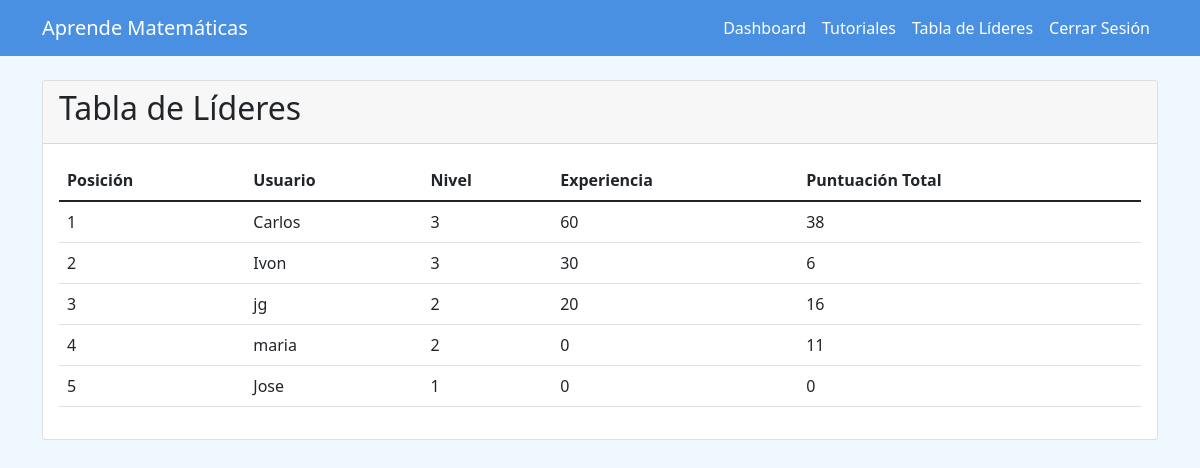
The app's page /leaderboard/ (signed in) with its own data.
### math_app/models.py (models this page shows)
class User(AbstractUser):
    level = models.IntegerField(default=1)
    experience = models.IntegerField(default=0)

### math_app/views.py (the view)
# urls.py: path('leaderboard/', views.leaderboard, name='leaderboard'),
@login_required
def leaderboard(request):
    leaders = User.objects.annotate(
        total_score=Sum('exercise__difficulty', filter=Q(exercise__is_correct=True))
    ).order_by('-level', '-experience', '-total_score')[:10]
    return render(request, 'math_app/leaderboard.html', {'leaders': leaders})

### math_app/templates/math_app/leaderboard.html
{% extends 'math_app/base.html' %}
{% block content %}
<div class="card" ">
    <div class="card-header">
<h2>Tabla de Líderes</h2>
</div>
<div class="card-body" >
<table class="table">
    <thead>
        <tr>
            <th>Posición</th>
            <th>Usuario</th>
            <th>Nivel</th>
            <th>Experiencia</th>
            <th>Puntuación Total</th>
        </tr>
    </thead>
    <tbody>
        {% for user in leaders %}
        <tr>
            <td>{{ forloop.counter }}</td>
            <td>{{ user.username }}</td>
            <td>{{ user.level }}</td>
            <td>{{ user.experience }}</td>
            <td>{{ user.total_score|default_if_none:0 }}</td>
        </tr>
        {% empty %}
        <tr>
            <td colspan="5">No hay datos disponibles.</td>
        </tr>
        {% endfor %}
    </tbody>
</table>
</div>
</div>
{% endblock %}

### math_app/static/css/custom.css (style rules this page uses)
body { background-color: #f0f8ff; }

### records on screen
User: username "Carlos", level "3", experience "60", total_score "38"
User: username "Ivon", level "3", experience "30", total_score "6"
User: username "jg", level "2", experience "20", total_score "16"
User: username "maria", level "2", experience "0", total_score "11"
User: username "Jose", level "1", experience "0", total_score "0"
